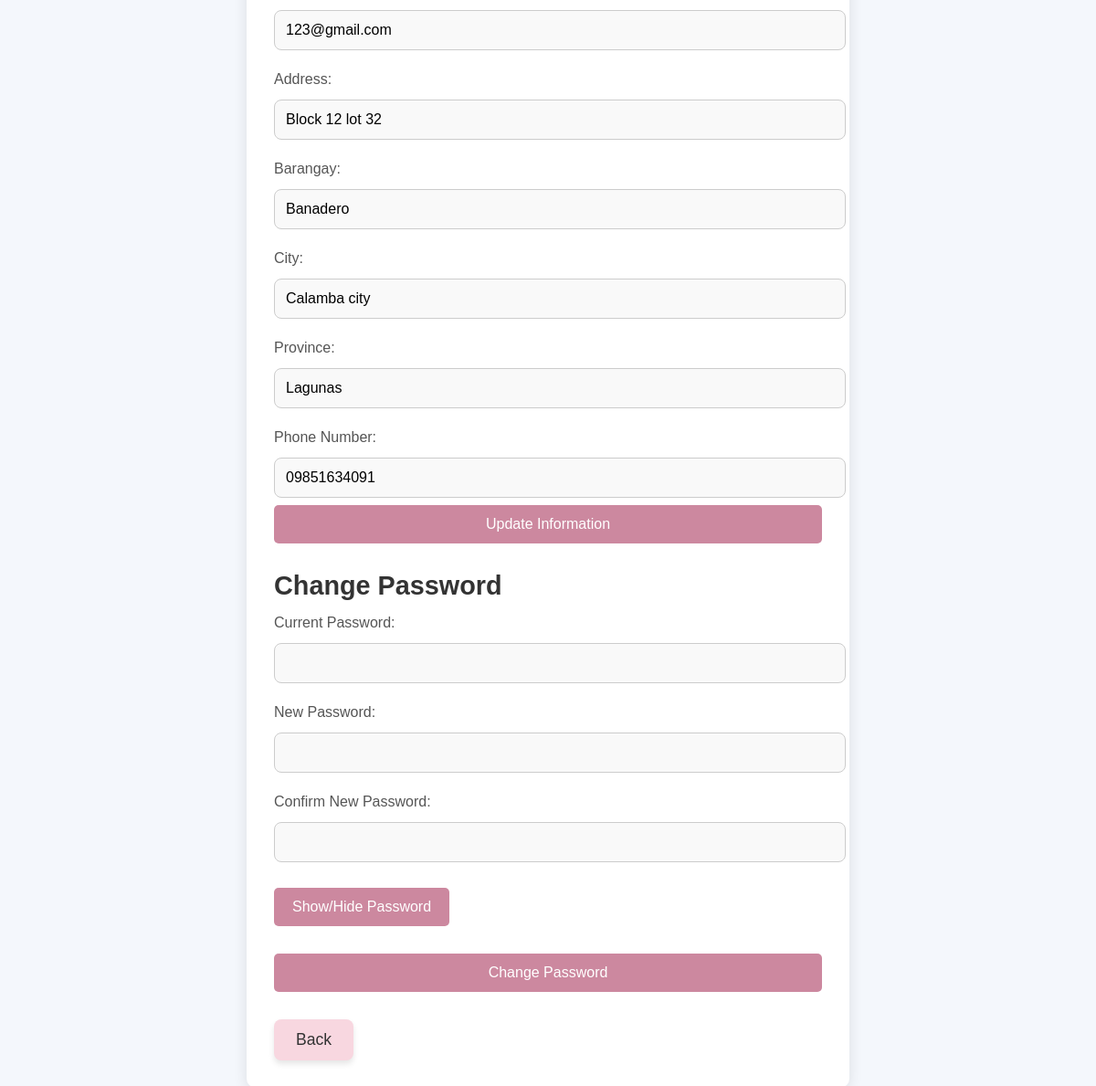
Page /account_settings.php (signed in) on the committed database.
### tables this page shows
CREATE TABLE `users` (
  `id` int(11) NOT NULL,
  `lastname` varchar(100) NOT NULL,
  `firstname` varchar(100) NOT NULL,
  `middlename` varchar(100) DEFAULT NULL,
  `email` varchar(150) NOT NULL,
  `password` varchar(255) NOT NULL,
  `created_at` timestamp NOT NULL DEFAULT current_timestamp(),
  `username` varchar(255) NOT NULL,
  `birthday` date DEFAULT NULL,
  `is_admin` tinyint(1) NOT NULL DEFAULT 0,
  `status` enum('active','inactive') DEFAULT 'active',
  `address` varchar(255) NOT NULL,
  `barangay` varchar(100) NOT NULL,
  `city` varchar(100) NOT NULL,
  `province` varchar(100) NOT NULL,
  `phone_number` varchar(15) NOT NULL
);

### account_settings.php (the view, shortened to what this page needs)
<?php
require 'db.php';
$user_id = $_SESSION['user_id'];
$query = "SELECT * FROM users WHERE id = '$user_id'";
$result = $conn->query($query);
$user = $result->fetch_assoc();
?>
<!DOCTYPE html>
<html lang="en">
<head>
<div class="container">
</head>
<body>
    <form action="account_settings.php" method="POST">
        <input type="text" name="username" value="<?php echo $user['username']; ?>" required><br>
        <input type="date" name="birthday" value="<?php echo $user['birthday']; ?>" required><br>
        <input type="email" name="email" value="<?php echo $user['email']; ?>" required><br>
        <label for="address">Address:</label>
        <input type="text" name="address" value="<?php echo $user['address']; ?>" required><br>
        <label for="barangay">Barangay:</label>
        <input type="text" name="barangay" value="<?php echo $user['barangay']; ?>" required><br>
        <label for="city">City:</label>
        <input type="text" name="city" value="<?php echo $user['city']; ?>" required><br>
        <label for="province">Province:</label>
        <input type="text" name="province" value="<?php echo $user['province']; ?>" required><br>
        <label for="phone_number">Phone Number:</label>
        <input type="text" name="phone_number" value="<?php echo $user['phone_number']; ?>" required><br>
        <button type="submit" name="update_info">Update Information</button>
    </form>
    <h2>Change Password</h2>
    <form action="account_settings.php" method="POST">
        <label for="old_password">Current Password:</label>
        <input type="password" id="old_password" name="old_password" required><br>
        <label for="new_password">New Password:</label>
        <input type="password" id="password" name="new_password" required><br>
        <label for="confirm_password">Confirm New Password:</label>
        <input type="password" id="confirm_password" name="confirm_password" required><br>
        <button type="button" onclick="togglePassword()">Show/Hide Password</button><br>
        <button type="submit" name="change_password">Change Password</button>
    </form>
    <a href="index.php" class="Back">Back</a>
</body>
</html>

### account_settings.php (style rules this page uses)
.Back { display: inline-block; background-color: #f8d7e0; color: #333; text-decoration: none; padding: 12px 24px; font-size: 1.1rem; border-radius: 8px; font-weight: 500; transition: background-color 0.3s ease, transform 0.2s ease; box-shadow: 0 4px 6px rgba(0, 0, 0, 0.1); margin-left: 900; }
body { font-family: 'Arial', sans-serif; background-color: #f4f7fc; color: #333; margin: 0; padding: 0; display: flex; justify-content: center; align-items: center; height: 100vh; }
.container { background-color: #fff; padding: 30px; border-radius: 10px; box-shadow: 0px 4px 15px rgba(0, 0, 0, 0.1); width: 100%; max-width: 600px; }
h2 { font-size: 1.8rem; color: #333; margin-bottom: 10px; }
form label { display: block; font-size: 1rem; color: #555; margin-bottom: 5px; margin-top: 15px; }
form input { width: 100%; padding: 12px; margin: 8px 0; border: 1px solid #ccc; border-radius: 8px; font-size: 1rem; background-color: #f9f9f9; }
button { padding: 12px 20px; background-color: #cc889f; color: white; border: none; border-radius: 5px; font-size: 1rem; cursor: pointer; transition: background-color 0.3s ease; width: 100%; }
button[type="button"] { background-color: #cc889f; margin-top: 20px; width: auto; display: inline-block; margin-bottom: 30px; }
form { margin-bottom: 30px; }

### rows in the picture
users: email "123@gmail.com", address "Block 12 lot 32", barangay "Banadero", city "Calamba city", province "Lagunas", phone_number "09851634091"
